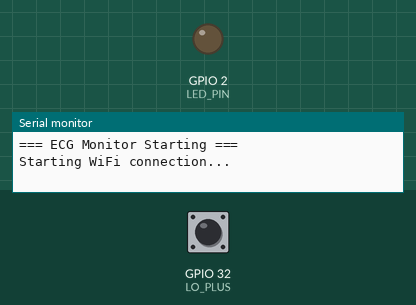
The sketch below on a simulated ESP32. On the bench: output pins drawn as LEDs (lit = HIGH), the last lines printed to the serial monitor. Inputs (shaded band) come from the test bench; at power-on: GPIO 32 (LO_PLUS) HIGH. WiFi joins after 1.5 s; servers stay silent unless stated; random numbers use the default seed unless the sketch sets one; no MQTT or app messages arrive unless stated.

Above: at 0.1 s.
At 1.6 s:
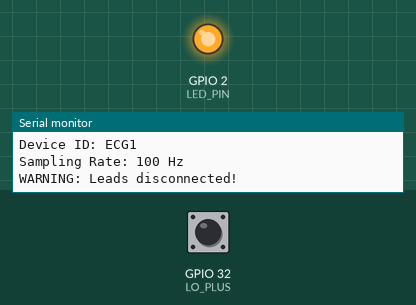
Timing chart, 0 to 3.1 s (numbered marks = the images above):
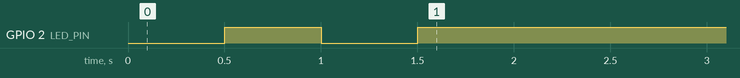

The sketch:

EGC-Code.ino
```cpp
#include <WiFi.h>
#include <WiFiClientSecure.h>
#include <PubSubClient.h>
#include <ArduinoJson.h>

// === WiFi Credentials ===
const char* ssid = "Maharshi";
const char* password = "MSD240604";

// === HiveMQ Cloud Credentials ===
const char* mqtt_server = "2a086fbdeb91453eacd25659758b74f3.s1.eu.hivemq.cloud";
const int mqtt_port = 8883;
const char* mqtt_user = "maharshi";
const char* mqtt_pass = "Maharshi24";

const char* device_id = "ECG1";  // Device ID

// Pin definitions
#define ECG_PIN 34
#define LO_PLUS 32
#define LO_MINUS 33
#define LED_PIN 2  // Built-in LED for status indication

// Timing variables
unsigned long lastSendTime = 0;
unsigned long lastHeartbeat = 0;
unsigned long lastReconnectAttempt = 0;
const int sendInterval = 10;  // 100Hz sampling rate
const int heartbeatInterval = 30000;  // 30 seconds
const int reconnectInterval = 5000;   // 5 seconds

// Connection tracking
bool wifiConnected = false;
bool mqttConnected = false;
int reconnectAttempts = 0;
const int maxReconnectAttempts = 5;

// Data quality tracking
int validReadings = 0;
int totalReadings = 0;
bool leadsOff = false;

WiFiClientSecure secureClient;
PubSubClient client(secureClient);

// Configure SSL client
void configureClientSSL() {
  secureClient.setInsecure();  // Skip SSL verification for testing
}

// Connect to WiFi with retry logic
void setup_wifi() {
  Serial.println("Starting WiFi connection...");
  WiFi.mode(WIFI_STA);
  WiFi.begin(ssid, password);

  int attempts = 0;
  while (WiFi.status() != WL_CONNECTED && attempts < 20) {
    delay(500);
    Serial.print(".");
    attempts++;

    // Blink LED during connection
    digitalWrite(LED_PIN, !digitalRead(LED_PIN));
  }

  if (WiFi.status() == WL_CONNECTED) {
    wifiConnected = true;
    digitalWrite(LED_PIN, HIGH);  // LED on when connected
    Serial.println("\nWiFi connected successfully!");
    Serial.println("IP address: " + WiFi.localIP().toString());
    Serial.println("Signal strength: " + String(WiFi.RSSI()) + " dBm");
  } else {
    wifiConnected = false;
    digitalWrite(LED_PIN, LOW);
    Serial.println("\nWiFi connection failed!");
  }
}

// Check WiFi connection and reconnect if needed
void checkWiFiConnection() {
  if (WiFi.status() != WL_CONNECTED) {
    if (wifiConnected) {
      Serial.println("WiFi connection lost. Attempting to reconnect...");
      wifiConnected = false;
      mqttConnected = false;
    }

    if (millis() - lastReconnectAttempt > reconnectInterval) {
      lastReconnectAttempt = millis();
      setup_wifi();
    }
  }
}

// MQTT Connection with improved error handling
void connectMQTT() {
  if (!wifiConnected) return;

  if (reconnectAttempts >= maxReconnectAttempts) {
    Serial.println("Max MQTT reconnect attempts reached. Restarting WiFi...");
    reconnectAttempts = 0;
    wifiConnected = false;
    WiFi.disconnect();
    delay(1000);
    setup_wifi();
    return;
  }

  Serial.print("Connecting to MQTT broker... Attempt ");
  Serial.println(reconnectAttempts + 1);

  String will_topic = "iot/devices/" + String(device_id) + "/status";
  String client_id = String(device_id) + "_" + String(random(0xffff), HEX);

  if (client.connect(client_id.c_str(), mqtt_user, mqtt_pass,
                     will_topic.c_str(), 0, true, "offline")) {
    Serial.println("MQTT connected successfully!");
    mqttConnected = true;
    reconnectAttempts = 0;

    // Publish online status with device info
    StaticJsonDocument<200> statusDoc;
    statusDoc["status"] = "online";
    statusDoc["device_id"] = device_id;
    statusDoc["ip"] = WiFi.localIP().toString();
    statusDoc["rssi"] = WiFi.RSSI();
    statusDoc["timestamp"] = millis();

    String statusPayload;
    serializeJson(statusDoc, statusPayload);
    client.publish(will_topic.c_str(), statusPayload.c_str(), true);

    // Publish device capabilities
    String capTopic = "iot/devices/" + String(device_id) + "/capabilities";
    StaticJsonDocument<300> capDoc;
    capDoc["sampling_rate"] = 1000 / sendInterval;
    capDoc["adc_resolution"] = 12;
    capDoc["max_value"] = 4095;
    capDoc["lead_detection"] = true;

    String capPayload;
    serializeJson(capDoc, capPayload);
    client.publish(capTopic.c_str(), capPayload.c_str(), true);

  } else {
    Serial.print("MQTT connection failed, rc=");
    Serial.println(client.state());
    reconnectAttempts++;
    mqttConnected = false;
  }
}

// Send heartbeat to indicate device is alive
void sendHeartbeat() {
  if (!mqttConnected) return;

  String heartbeatTopic = "iot/devices/" + String(device_id) + "/heartbeat";
  StaticJsonDocument<150> heartbeatDoc;
  heartbeatDoc["timestamp"] = millis();
  heartbeatDoc["uptime"] = millis() / 1000;
  heartbeatDoc["free_heap"] = ESP.getFreeHeap();
  heartbeatDoc["wifi_rssi"] = WiFi.RSSI();

  String heartbeatPayload;
  serializeJson(heartbeatDoc, heartbeatPayload);
  client.publish(heartbeatTopic.c_str(), heartbeatPayload.c_str());
}

void setup() {
  Serial.begin(115200);
  Serial.println("\n=== ECG Monitor Starting ===");

  // Initialize pins
  pinMode(LO_PLUS, INPUT_PULLUP);
  pinMode(LO_MINUS, INPUT_PULLUP);
  pinMode(LED_PIN, OUTPUT);
  digitalWrite(LED_PIN, LOW);

  // Initialize random seed
  randomSeed(analogRead(0));

  // Setup connections
  setup_wifi();
  configureClientSSL();
  client.setServer(mqtt_server, mqtt_port);

  // Initial connection attempt
  if (wifiConnected) {
    connectMQTT();
  }

  Serial.println("=== Setup Complete ===");
  Serial.println("Device ID: " + String(device_id));
  Serial.println("Sampling Rate: " + String(1000/sendInterval) + " Hz");
}

void loop() {
  unsigned long currentMillis = millis();

  // Check WiFi connection
  checkWiFiConnection();

  // Handle MQTT connection
  if (wifiConnected && !client.connected()) {
    if (currentMillis - lastReconnectAttempt > reconnectInterval) {
      lastReconnectAttempt = currentMillis;
      connectMQTT();
    }
  }

  // Process MQTT messages
  if (client.connected()) {
    client.loop();
  }

  // Send ECG data at specified interval
  if (currentMillis - lastSendTime >= sendInterval) {
    lastSendTime = currentMillis;
    totalReadings++;

    // Check for lead-off condition
    bool currentLeadsOff = (digitalRead(LO_PLUS) == HIGH || digitalRead(LO_MINUS) == HIGH);

    if (currentLeadsOff != leadsOff) {
      leadsOff = currentLeadsOff;
      String statusTopic = "iot/devices/" + String(device_id) + "/status";

      if (leadsOff) {
        client.publish(statusTopic.c_str(), "Leads Off - Check electrode connections!", true);
        Serial.println("WARNING: Leads disconnected!");
      } else {
        client.publish(statusTopic.c_str(), "Leads connected - Signal restored", true);
        Serial.println("INFO: Leads reconnected");
      }
    }

    if (!leadsOff) {
      // Read ECG value (0-4095 for ESP32 12-bit ADC)
      int ecg_value = analogRead(ECG_PIN);
      validReadings++;

      // Create enhanced JSON payload
      StaticJsonDocument<200> doc;
      doc["device_id"] = device_id;
      doc["timestamp"] = currentMillis;
      doc["ecg_value"] = ecg_value;
      doc["sequence"] = totalReadings;
      doc["signal_quality"] = (validReadings * 100) / totalReadings;

      String payload;
      serializeJson(doc, payload);

      String topic = "iot/devices/" + String(device_id);

      // Publish the data
      if (mqttConnected && client.publish(topic.c_str(), payload.c_str())) {
        // Blink LED to indicate successful transmission
        digitalWrite(LED_PIN, LOW);
        delay(1);
        digitalWrite(LED_PIN, HIGH);

        // Reduced debug output for performance
        if (totalReadings % 100 == 0) {  // Print every 100 readings
          Serial.println("Readings sent: " + String(totalReadings) +
                        ", Quality: " + String((validReadings * 100) / totalReadings) + "%");
        }
      } else {
        Serial.println("Publish failed! MQTT connected: " + String(mqttConnected));
      }
    }
  }

  // Send periodic heartbeat
  if (currentMillis - lastHeartbeat >= heartbeatInterval) {
    lastHeartbeat = currentMillis;
    sendHeartbeat();
  }

  // Small delay to prevent watchdog issues
  delay(1);
}
```
